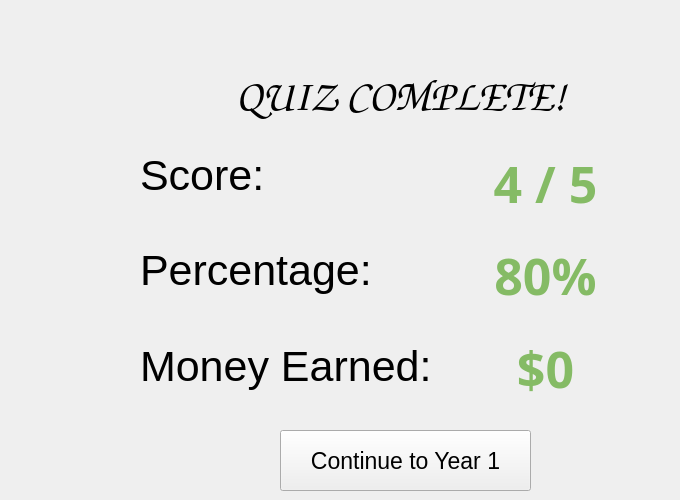
    <widget class="QWidget" name="quizEnd">
     <widget class="QLabel" name="endLabel">
      <property name="geometry">
       <rect>
        <x>170</x>
        <y>70</y>
        <width>461</width>
        <height>51</height>
       </rect>
      </property>
      <property name="font">
       <font>
        <family>Comic Sans MS</family>
        <pointsize>32</pointsize>
       </font>
      </property>
      <property name="text">
       <string>QUIZ COMPLETE!</string>
      </property>
      <property name="alignment">
       <set>Qt::AlignmentFlag::AlignCenter</set>
      </property>
     </widget>
     <widget class="QPushButton" name="continueButton">
      <property name="geometry">
       <rect>
        <x>280</x>
        <y>430</y>
        <width>251</width>
        <height>61</height>
       </rect>
      </property>
      <property name="font">
       <font>
        <pointsize>17</pointsize>
       </font>
      </property>
      <property name="cursor">
       <cursorShape>PointingHandCursor</cursorShape>
      </property>
      <property name="text">
       <string>Continue to Year 1</string>
      </property>
     </widget>
     <widget class="QWidget" name="layoutWidget">
      <property name="geometry">
       <rect>
        <x>140</x>
        <y>130</y>
        <width>369</width>
        <height>281</height>
       </rect>
      </property>
      <layout class="QVBoxLayout" name="labelLayout">
       <item>
        <widget class="QLabel" name="endLabel_3">
         <property name="font">
          <font>
           <family>Arial</family>
           <pointsize>32</pointsize>
          </font>
         </property>
         <property name="text">
          <string>Score:</string>
         </property>
         <property name="alignment">
          <set>Qt::AlignmentFlag::AlignLeading|Qt::AlignmentFlag::AlignLeft|Qt::AlignmentFlag::AlignVCenter</set>
         </property>
        </widget>
       </item>
       <item>
        <widget class="QLabel" name="endLabel_5">
         <property name="font">
          <font>
           <family>Arial</family>
           <pointsize>32</pointsize>
          </font>
         </property>
         <property name="text">
          <string>Percentage:</string>
         </property>
         <property name="alignment">
          <set>Qt::AlignmentFlag::AlignLeading|Qt::AlignmentFlag::AlignLeft|Qt::AlignmentFlag::AlignVCenter</set>
         </property>
        </widget>
       </item>
       <item>
        <widget class="QLabel" name="endLabel_4">
         <property name="font">
          <font>
           <family>Arial</family>
           <pointsize>32</pointsize>
          </font>
         </property>
         <property name="text">
          <string>Money Earned: </string>
         </property>
         <property name="alignment">
          <set>Qt::AlignmentFlag::AlignLeading|Qt::AlignmentFlag::AlignLeft|Qt::AlignmentFlag::AlignVCenter</set>
         </property>
        </widget>
       </item>
      </layout>
     </widget>
     <widget class="QWidget" name="layoutWidget">
      <property name="geometry">
       <rect>
        <x>420</x>
        <y>140</y>
        <width>251</width>
        <height>271</height>
       </rect>
      </property>
      <layout class="QVBoxLayout" name="resultsLayout">
       <item>
        <widget class="QLabel" name="scoreLabel">
         <property name="font">
          <font>
           <family>Proxima Nova</family>
           <pointsize>-1</pointsize>
           <italic>false</italic>
           <bold>true</bold>
          </font>
         </property>
         <property name="styleSheet">
          <string notr="true">QLabel {
    color: #85bb65;
    font-weight: bold;
	font-size: 50px;
}</string>
         </property>
         <property name="text">
          <string>4 / 5</string>
         </property>
         <property name="alignment">
          <set>Qt::AlignmentFlag::AlignCenter</set>
         </property>
        </widget>
       </item>
       <item>
        <widget class="QLabel" name="percentage">
         <property name="font">
          <font>
           <family>Proxima Nova</family>
           <pointsize>-1</pointsize>
           <italic>false</italic>
           <bold>true</bold>
          </font>
         </property>
         <property name="styleSheet">
          <string notr="true">QLabel {
    color: #85bb65;
    font-weight: bold;
	font-size: 50px;
}</string>
         </property>
         <property name="text">
          <string>80%</string>
         </property>
         <property name="alignment">
          <set>Qt::AlignmentFlag::AlignCenter</set>
         </property>
        </widget>
       </item>
       <item>
        <widget class="QLabel" name="moneyEarned">
         <property name="font">
          <font>
           <family>Proxima Nova</family>
           <pointsize>-1</pointsize>
           <italic>false</italic>
           <bold>true</bold>
          </font>
         </property>
         <property name="styleSheet">
          <string notr="true">QLabel {
    color: #85bb65;
    font-weight: bold;
	font-size: 50px;
}</string>
         </property>
         <property name="text">
          <string>$0</string>
         </property>
         <property name="alignment">
          <set>Qt::AlignmentFlag::AlignCenter</set>
         </property>
        </widget>
       </item>
      </layout>
     </widget>
    </widget>
